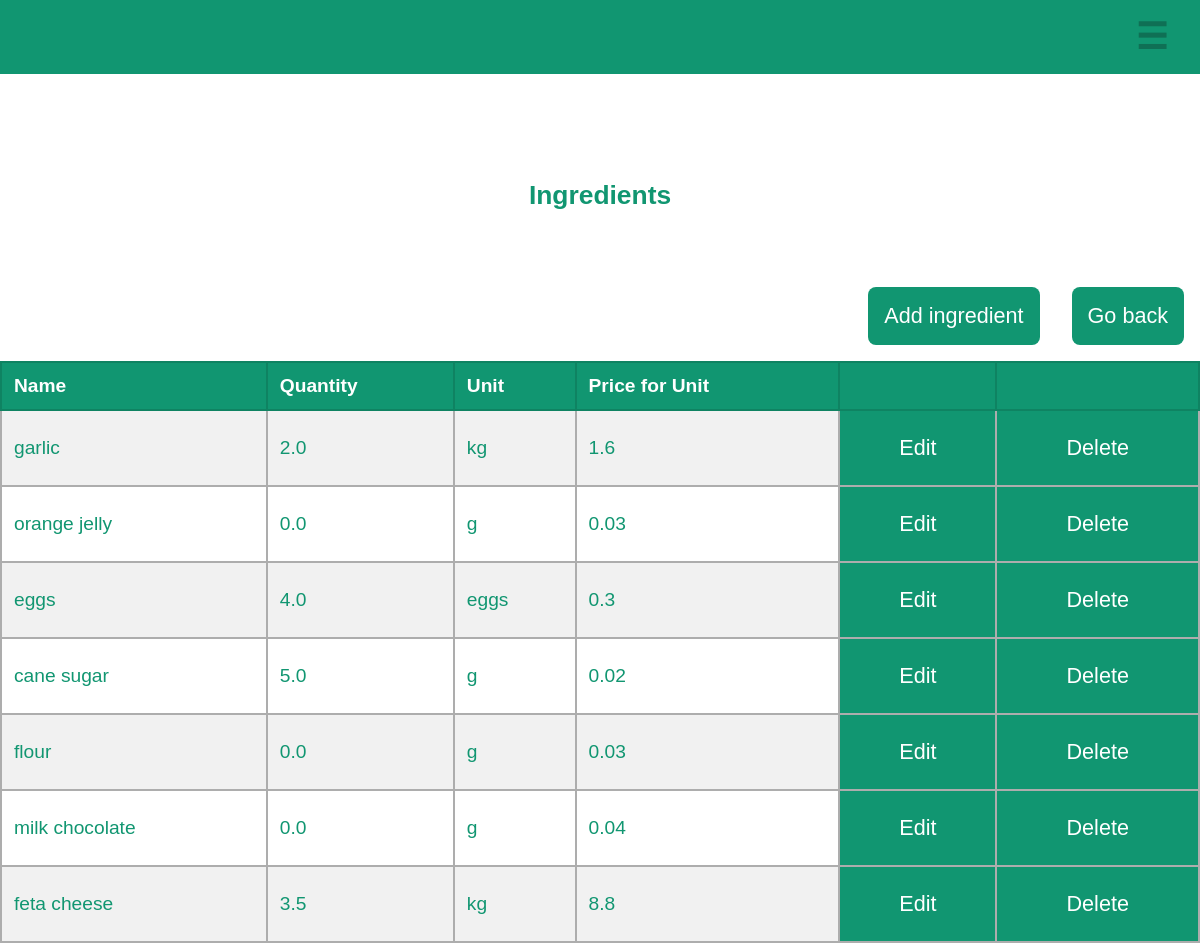
Page /ingredient/list (signed in) on the earlier database version.
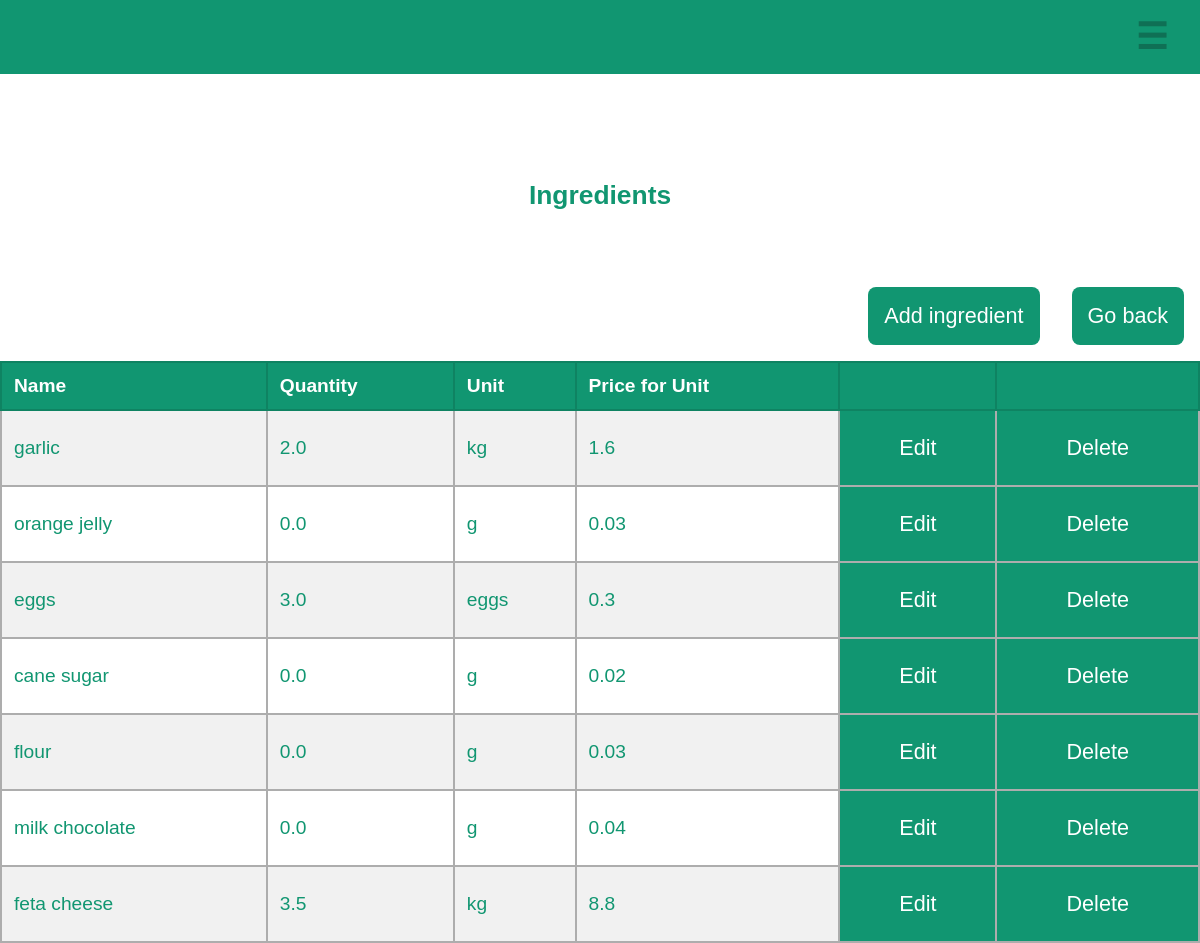
Same page on the later database version.
### delights_app/models.py (models this page shows, shortened)
class Ingredient(models.Model):
    TEASPOON = "tsp"
    TABLESPOON = "tbsp"
    GRAMS = "g"
    KILOGRAMS = "kg"
    EGGS = "eggs"
    UNIT_TYPE_CHOICES = [(TEASPOON, "teaspoon"), (TABLESPOON, "tablespoon"), (GRAMS, "grams"), (KILOGRAMS, "kilograms"), (EGGS, "eggs")]
    name = models.CharField(max_length=30)
    quantity = models.FloatField(default=0.0)
    unit = models.CharField(max_length=4, choices=UNIT_TYPE_CHOICES, default=GRAMS)
    unit_price = models.FloatField(default=0.0)

### delights_app/views.py (the view)
# urls.py: path('ingredient/list', views.IngredientList.as_view(), name='ingredientlist'),
class IngredientList(LoginRequiredMixin, ListView):
  model = Ingredient

### delights_app/templates/delights_app/ingredient_list.html (shortened to what this page needs)
{% extends "base.html" %}
{% load static%}
{% block content %}
<h4>Ingredients</h4>
<div class="buttonrow">
    <a href="{% url 'ingredientcreate' %}"><button type="button" value="Add ingredient">Add ingredient</button></a>
    <a href="{% url 'home' %}"><button type="button" value="Go back">Go back</button></a>
</div>
<table>
    <tr>
        <th>Name</th>
        <th>Quantity</th>
        <th>Unit</th>
        <th>Price for Unit</th>
        <th></th>
        <th></th>
    </tr>
    {% for ingredient in ingredient_list %}
    <tr>
        <td>{{ ingredient.name }}</td>
        <td>{{ ingredient.quantity }}</td>
        <td>{{ ingredient.unit }}</td>
        <td>{{ ingredient.unit_price }}</td>
        <td class="edit"><a href="{% url 'ingredientupdate' ingredient.id %}"><button type="button" value="Edit">Edit</button></a></td>
        <td class="edit"><a href="{% url 'ingredientdelete' ingredient.id %}"><button type="button" value="Delete">Delete</button></a></td>
    </tr>
    {% endfor%}
</table>
{% endblock %}

### delights_app/templates/base.html (shortened to what this page needs)
{% load static %}
<!DOCTYPE html>
<html lang="en">
  <head>
    <link rel="stylesheet" type="text/css" href='{% static "style.css" %}'>
  </head>
  <body>
    <header>
      <nav>
        <label for="hamburger">&#9776;</label>
      </nav>
{% block content %}
{% endblock %}

### delights_app/static/style.css (style rules this page uses)
* { padding: 0; margin: 0; box-sizing: border-box; }
html { font-size: 12px; }
body { position: relative; display: flex; flex-direction: column; height: 100vh; background-image: url('restaurant_opacity.jpg'); background-size: cover; background-position: center; z-index: 0; }
header { display: flex; flex-direction: column; align-items: center; flex: 50%; }
h4 { margin-top: 15vh; margin-bottom: 5vh; text-align: center; font-size: 1.8rem; font-family: Arial, Helvetica, sans-serif; color: #119671; }
button { padding: 2vw; margin: 2vw; font-size: 1.4rem; border: none; border-radius: 1vw; color: #ffffff; background-color: #119671; }
.buttonrow { display: flex; flex-direction: row; justify-content: flex-end; width: 100%; }
a { font-family: Arial, Helvetica, sans-serif; text-decoration: none; color: #119671; }
table { width: 100%; border-collapse: collapse; font-family: Arial, Helvetica, sans-serif; }
td, th { padding: 1vw; }
td { text-align: left; color: #119671; border: 0.2vw solid #adadad; }
th { text-align: left; color: white; border: 0.2vw solid #0f8362; background-color: #119671; }
tr:nth-child(even) { background-color: #e7e7e78f; }
.edit { padding: 0; background-color: #119671; }
.edit button { margin: 0; padding: 3vh; width: 100%; border-radius: 0; background-color: transparent; }
nav { position: fixed; top: 0; width: 100%; display: flex; flex-direction: column; z-index: 3; }
nav label { text-align: right; padding: 2vw 4vw; font-size: 3rem; font-weight: bold; color: white; background-color: #119671; }
@media (orientation: landscape) { nav label { padding: 2vh 4vh; } }
@media (orientation: landscape) { h4 { margin-top: 15vw; margin-bottom: 5vw; } }
@media (orientation: landscape) { button { padding: 2vh; margin: 2vh; border-radius: 1vh; } }
@media (min-width: 480px) { h4 { font-size: 2.2rem; } }
@media (min-width: 480px) { button { font-size: 1.8rem; } }
@media (min-width: 480px) { table { font-size: 1.6rem; } }

Differences in the rows shown:
changed Ingredient "eggs": quantity "4.0" → "3.0"
changed Ingredient "cane sugar": quantity "5.0" → "0.0"
